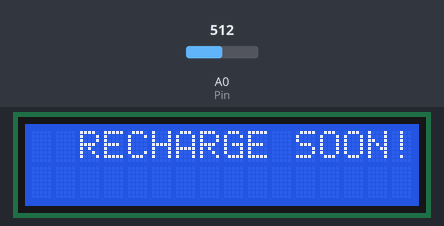
Simulated run of this sketch. Board: Arduino Uno, built with avr-gcc and run on an emulated ATmega328P. Shown: 16×2 character LCD. The test bench sets the inputs (shaded band); at power-on: A0 (Pin) = 512. What the sketch prints to the serial monitor is not drawn.

Above: at 1.2 s.
1.3 s: A0 (Pin) set to 428
5.4 s: A0 (Pin) set to 403
At 7.1 s:
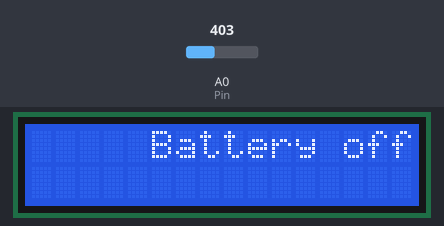
7.5 s: A0 (Pin) set to 1023
At 7.8 s:
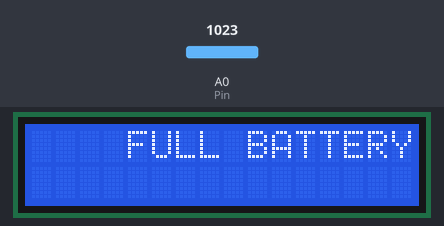
11.6 s: A0 (Pin) set to 988
14.0 s: A0 (Pin) set to 960
At 15.3 s:
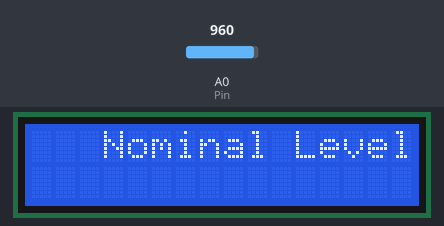
18.1 s: A0 (Pin) set to 927
20.0 s: A0 (Pin) set to 903
At 21.2 s:
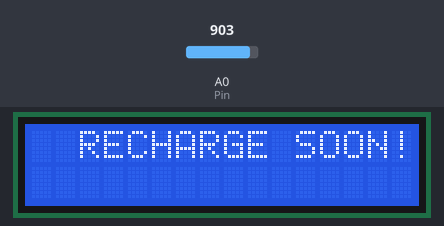
Timing chart, 0 to 23.0 s (numbered marks = the images above; inputs shaded):
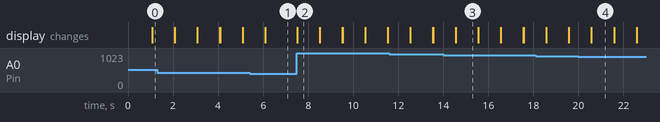

The sketch:

BatteryLife-1U9.ino
```cpp
// Class:       ECE 4970W - Electrical and Computer Engineering Capstone
// Project:     An auto-stabilizing knee brace for physcial therapy and disability applications
// Written by:  Alex Flynn

// This script samples the battery level, determines wihin what range the level falls, and displays
// that information to the user via an lcd screen.

#include <LiquidCrystal.h>

#include <LiquidCrystal.h>

int Pin = A0;

LiquidCrystal lcd(8,9,10,11,12,13);

// the setup routine runs once when you press reset:
void setup() {
  lcd.begin(16,2);
  pinMode(Pin,INPUT);
  Serial.begin(9600);

}

void loop() {
   float data = analogRead(Pin);
   float upper = 4.75;
   float lower = 4.5;
   float volts = (data/1023*5);
   Serial.println(volts,4);
   if (volts > upper)
   {
   lcd.setCursor(4,0);
   lcd.print("FULL BATTERY");
   delay(1000);
   lcd.clear();
   }
   else if (volts <= upper && volts >= lower  )
   {
   lcd.setCursor(3,0);
   lcd.print("Nominal Level");
   delay(1000);
   lcd.clear();
   }
   else if (volts < lower && volts >= 2.0)
   {
   lcd.setCursor(2,0);
   lcd.print("RECHARGE SOON!");
   delay(1000);
   lcd.clear();
   }
   else{
    lcd.setCursor(5,0);
    lcd.print("Battery off");

   }

}
```

Measured:
- the behaviour switches between 410 and 409 on A0 (Pin) (found by bisection; images 0 and 1)
- the behaviour switches between 972 and 971 on A0 (Pin) (found by bisection; images 2 and 3)
- the behaviour switches between 921 and 920 on A0 (Pin) (found by bisection; images 3 and 4)
- after the input at 5.4 s, the display: first differs from a run without the input after 0.69 s (image 1)
- after the input at 7.5 s, the display: changes at once (image 2)
- after the input at 14.0 s, the display: first differs from a run without the input after 0.55 s (image 3)
- after the input at 20.0 s, the display: first differs from a run without the input after 0.58 s (image 4)
